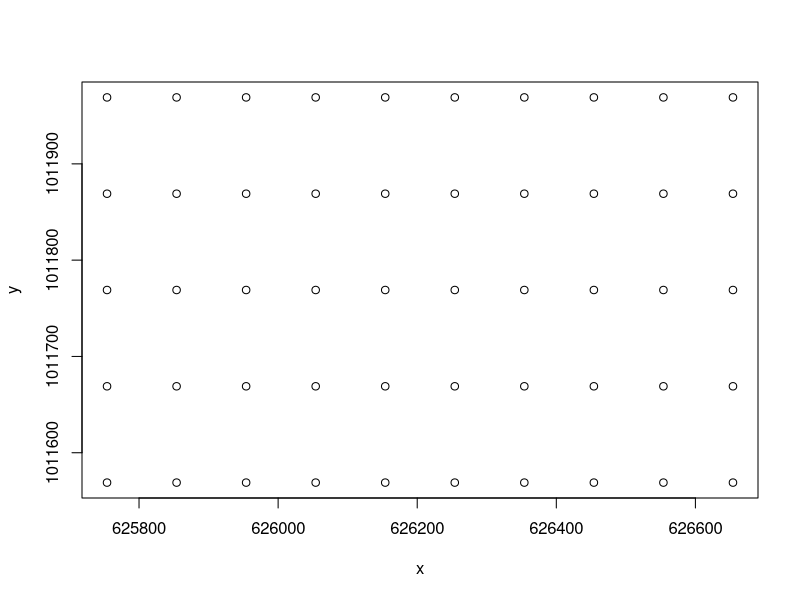
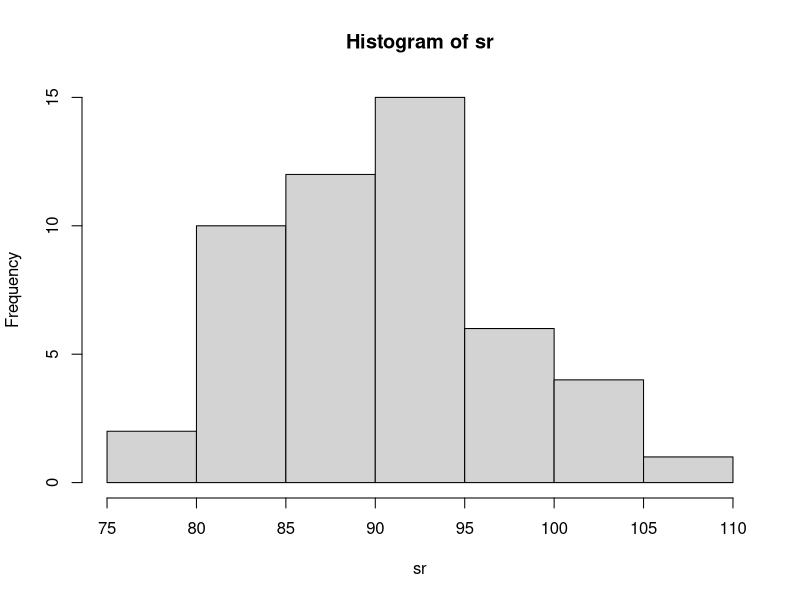
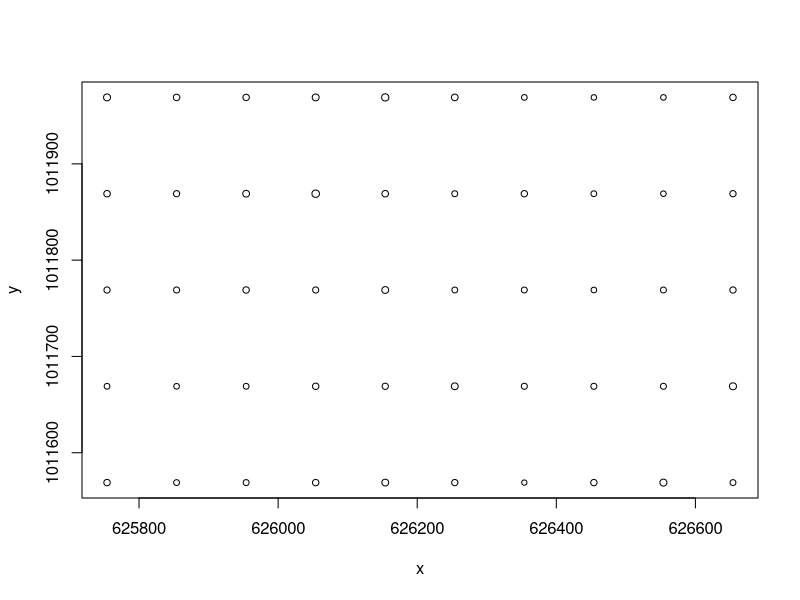
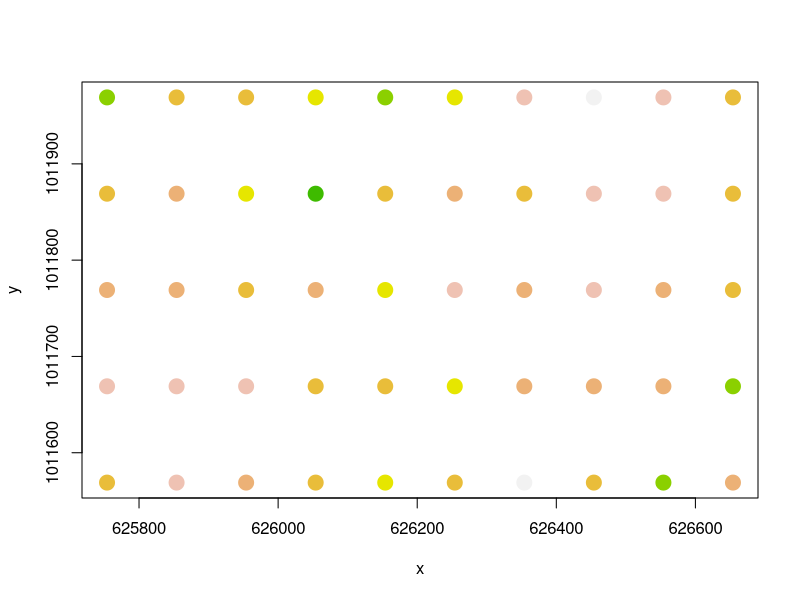
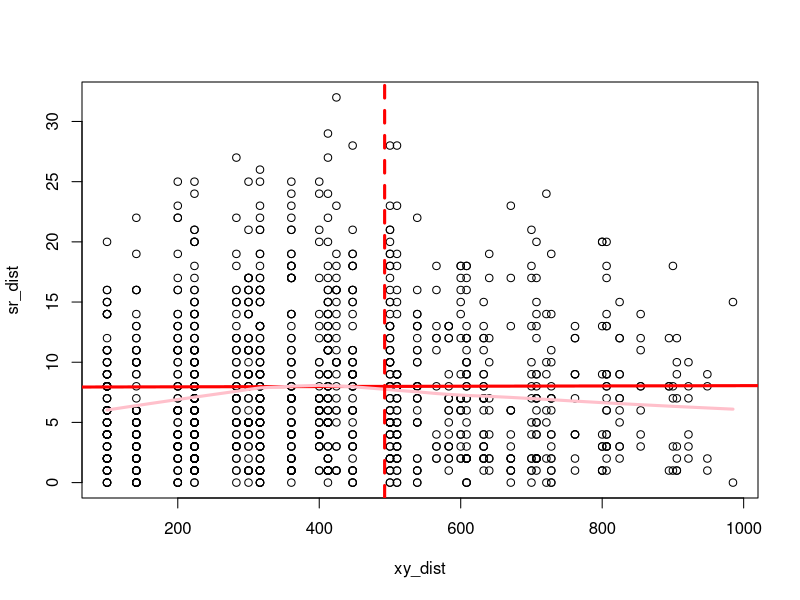
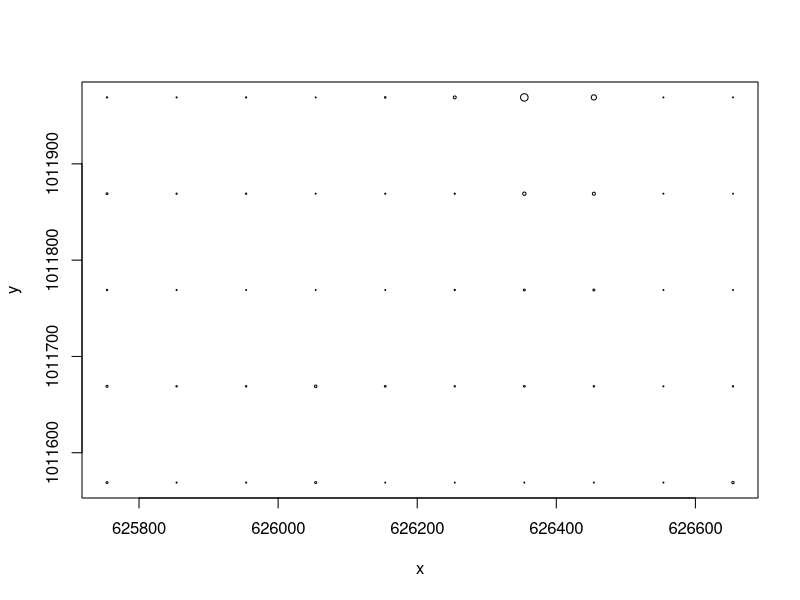
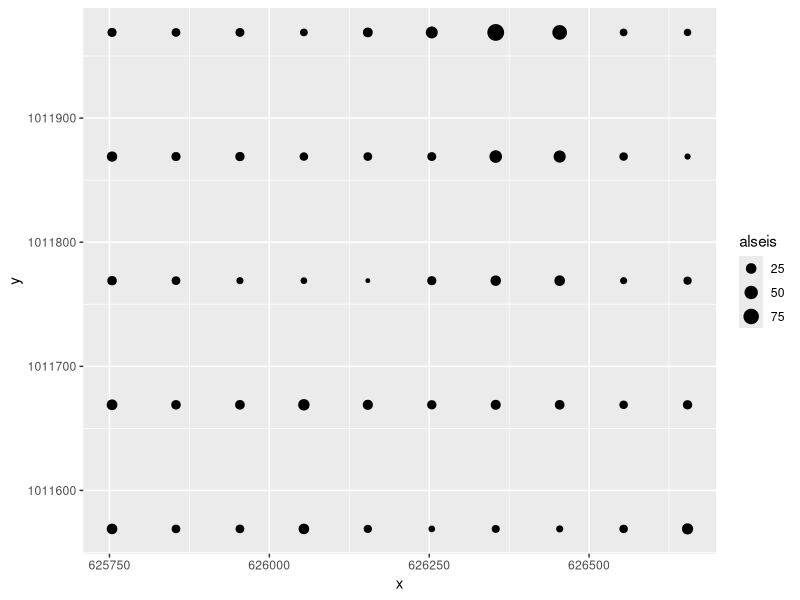
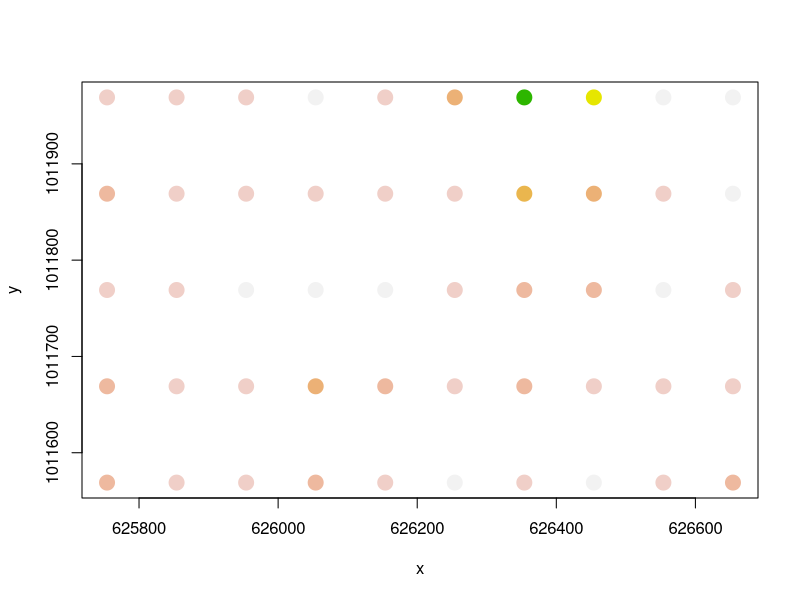

Reproduce these figures in R, in order. (Note: this script raises an error after producing the figures.)
## ---- chunk 1
library(vegan)
library(lattice)
data(BCI)
?BCI
## UTM Coordinates (in metres)
BCI_xy = data.frame(x = rep(seq(625754, 626654, by=100), each=5), 
                    y = rep(seq(1011569,  1011969, by=100), len=50))
plot(BCI_xy)
## ---- chunk 2
sr = apply(BCI, 1, function(x) sum(x > 0))
hist(sr)
## ---- chunk 3
plot(BCI_xy, cex = sr/max(sr))
## ---- chunk 4
col_brks = hist(sr, plot=F)$breaks
col_indices = as.numeric(cut(sr, col_brks))
cols = rev(terrain.colors(length(col_brks)))
plot(BCI_xy, cex=2, pch=19, col=cols[col_indices])
## ---- chunk 5
# calculate Euclidean distance between richness and spatial coordinates
sr_dist = dist(sr)
xy_dist = dist(BCI_xy)
## ---- chunk 6
max_dist = max(xy_dist) / 2

# plot result
plot(xy_dist, sr_dist)
abline(lm(sr_dist ~ xy_dist), lwd=3, col='red')
lines(lowess(xy_dist, sr_dist), lwd=3, col='pink')
abline(v = max_dist, col='red', lwd=3, lty=2)
## ---- chunk 7
# compute correlation
obs_cor = cor(xy_dist, sr_dist)
obs_cor
## ---- chunk 8
# carry out a permutation test for significance:
nperm = 1000
null_cor = obs_cor
for (i in 2:nperm) {
    # shuffle the rows of the spatial coordinates
    tmp_xy = BCI_xy[sample(nrow(BCI_xy)), ]
    # correlation between the shuffled spatial coordinates and sr_dist
    null_cor[i] = cor(dist(tmp_xy), sr_dist)
}
# compute the p-value
sum(null_cor >= obs_cor) / nperm 
## ---- chunk 9
# carry out the same analysis
sr_mantel = mantel(xy_dist, sr_dist)
sr_mantel
## ---- chunk 10
alseis = BCI[,"Alseis.blackiana"]
alseis
## ---- chunk 11
plot(BCI_xy, cex = alseis/max(alseis))
## ---- chunk 12
##ggplot solution
library(ggplot2)
ggplot(BCI_xy, aes(x=x, y=y, size=alseis)) + geom_point() + scale_size_continuous(range = c(1,5))
## ---- chunk 13
col_brks = hist(alseis, plot=F)$breaks
col_indices = as.numeric(cut(alseis, col_brks))
cols = rev(terrain.colors(length(col_brks)))
plot(BCI_xy, cex=2, pch=19, col=cols[col_indices])
## ---- chunk 14
# calculate Euclidean distance between abundance and spatial coordinates
ab_dist = dist(alseis)
xy_dist = dist(BCI_xy)
max_dist = max(xy_dist) / 2
## ---- chunk 15
plot(xy_dist, ab_dist)
abline(lm(ab_dist ~ xy_dist), lwd=3, col='red')
lines(lowess(xy_dist, ab_dist), lwd=3, col='pink')
abline(v = max_dist, col='red', lwd=3, lty=2)
## ---- chunk 16
# compute correlation
obs_cor = cor(xy_dist, ab_dist)
obs_cor
## ---- chunk 17
# carry out a permutation test for significance:
nperm = 1000
null_cor = obs_cor
for (i in 2:nperm) {
    # shuffle the rows of the spatial coordinates
    tmp_xy = BCI_xy[sample(nrow(BCI_xy)), ]
    # correlation between the shuffled spatial coordinates and ab_dist
    null_cor[i] = cor(dist(tmp_xy), ab_dist)
}
# compute the p-value
sum(null_cor >= obs_cor) / nperm 
## ---- chunk 18
ab_mantel = mantel(xy_dist, ab_dist)
ab_mantel
## ---- chunk 19
##examine community
## compute bray curtis distance for the community matrix
comm_dist = vegdist(BCI)
plot(xy_dist, comm_dist)
abline(lm(comm_dist ~ xy_dist), lwd=3, col='red')
lines(lowess(xy_dist, comm_dist), lwd=3, col='pink')
lines(lowess(xy_dist, comm_dist, f=0.1), lwd=3, col='blue')

abline(v = max_dist, col='red', lwd=3, lty=2)
## ---- chunk 20
comm_mantel = mantel(xy_dist, comm_dist)
comm_mantel
## ---- chunk 21
ab_corlog = mantel.correlog(ab_dist, xy_dist)
comm_corlog = mantel.correlog(comm_dist, xy_dist)
ab_corlog
comm_corlog
##no significance in the abundance of Alseis but there is significant in the community structure (non linear)
## ---- chunk 22
par(mfrow=c(1,2))
plot(ab_corlog)
mtext(side=3, 'Species Abundance')
abline(v = max_dist, col='red', lwd=3, lty=2)
plot(comm_corlog)
mtext(side=3, 'Community Composition')
abline(v = max_dist, col='red', lwd=3, lty=2)
## ---- chunk 23
andira = BCI[,"Andira.inermis"]
andira
## ---- chunk 24
plot(BCI_xy, cex = andira/max(andira))
## ---- chunk 25
##ggplot
ggplot(BCI_xy, aes(x=x, y=y, size=andira)) + geom_point() + scale_size_continuous(range = c(1,5))
## ---- chunk 26
col_brks = hist(andira, plot=F)$breaks
col_indices = as.numeric(cut(andira, col_brks))
cols = rev(terrain.colors(length(col_brks)))
plot(BCI_xy, cex=2, pch=19, col=cols[col_indices])
## ---- chunk 27
andira_dist = dist(andira)
xy_dist = dist(BCI_xy)
max_dist = max(xy_dist) / 2
## ---- chunk 28
plot(xy_dist, andira_dist)
abline(lm(andira_dist ~ xy_dist), lwd=3, col='red')
lines(lowess(xy_dist, andira_dist), lwd=3, col='pink')
abline(v = max_dist, col='red', lwd=3, lty=2)
## ---- chunk 29
andira_mantel = mantel(xy_dist, andira_dist)
andira_mantel
## ---- chunk 30
andira_corlog = mantel.correlog(andira_dist, xy_dist)
andira_corlog
## ---- chunk 31
par(mfrow=c(1,2))
plot(andira_corlog)
mtext(side=3, 'Species Abundance')
abline(v = max_dist, col='red', lwd=3, lty=2)
## ---- chunk 32
sp_ids = c("Cordia.lasiocalyx", "Hirtella.triandra",
           "Picramnia.latifolia", "Quassia.amara",
           "Tabernaemontana.arborea", "Trattinnickia.aspera", 
           "Xylopia.macrantha")
BCI_ids = cbind("Drypetes.standleyi", "Cordia.lasiocalyx", "Hirtella.triandra",
           "Picramnia.latifolia", "Quassia.amara",
           "Tabernaemontana.arborea", "Trattinnickia.aspera", 
           "Xylopia.macrantha")
## ---- chunk 33
sp_a <- apply(BCI_ids, 1, function(x) sum(x > 0))
sp_data = data.frame(sp_a, BCI, BCI_xy)
BCI_sub = subset(sp_data, select = BCI_ids)
## ---- chunk 34
library(nlme)
sp_lm = gls(Drypetes.standleyi ~ Hirtella.triandra, data=BCI_sub)
plot(Variogram(sp_lm, form= ~ x + y))
## ---- chunk 35
res = residuals(sp_lm)
plot(dist(sp_data[, c('x', 'y')]), dist(res))
lines(lowess(dist(sp_data[, c('x', 'y')]), dist(res)), col='red', lwd=2)
abline(v = max_dist, col='red', lwd=3, lty=2)
## ---- chunk 36
sp_exp = update(sp_lm, corr=corExp(form=~x + y))
plot(Variogram(sp_exp, maxDist = max_dist))
## ---- chunk 37
plot(Variogram(sp_exp, resType='normalized', maxDist = max_dist))
## ---- chunk 38
sp_exp_nug = update(sp_exp, corr=corExp(form=~x + y, nugget=T))
plot(Variogram(sp_exp_nug, maxDist = max_dist))
## ---- chunk 39
sp_rat_nug = update(sp_lm, corr=corRatio(form=~x + y, nugget=T))
plot(Variogram(sp_rat_nug, maxDist = max_dist))
plot(Variogram(sp_rat_nug, resType='n', maxDist = max_dist))
## ---- chunk 40
col_brks = hist(residuals(sp_rat_nug), plot=F)$breaks
col_indices = as.numeric(cut(residuals(sp_rat_nug), col_brks))
cols = rev(terrain.colors(length(col_brks)))
plot(BCI_xy, cex=2, pch=19, col=cols[col_indices])
## ---- chunk 41
anova(sp_lm, sp_exp, sp_exp_nug, sp_rat_nug, test=F)
summary(sp_lm)
summary(sp_exp)
summary(sp_exp_nug)
summary(sp_rat_nug)
## ---- chunk 42
sp_all_lm = gls(Drypetes.standleyi ~ Cordia.lasiocalyx + Hirtella.triandra + Picramnia.latifolia + Quassia.amara + Tabernaemontana.arborea + Trattinnickia.aspera + Xylopia.macrantha , data=sp_data)
plot(Variogram(sp_all_lm, form= ~ x + y))
## ---- chunk 43
res = residuals(sp_all_lm)
plot(dist(sp_data[, c('x', 'y')]), dist(res))
lines(lowess(dist(sp_data[, c('x', 'y')]), dist(res)), col='red', lwd=2)
abline(v = max_dist, col='red', lwd=3, lty=2)
## ---- chunk 44
sp_all_exp = update(sp_all_lm, corr=corExp(form=~x + y))
plot(Variogram(sp_all_exp, maxDist = max_dist))
## ---- chunk 45
plot(Variogram(sp_all_exp, resType='normalized', maxDist = max_dist))
## ---- chunk 46
sp_all_exp_nug = update(sp_all_exp, corr=corExp(form=~x + y, nugget=T))
plot(Variogram(sp_all_exp_nug, maxDist = max_dist))
## ---- chunk 47
sp_all_rat_nug = update(sp_all_lm, corr=corRatio(form=~x + y, nugget=T))
plot(Variogram(sp_all_rat_nug, maxDist = max_dist))
plot(Variogram(sp_all_rat_nug, resType='n', maxDist = max_dist))
## ---- chunk 48
col_brks = hist(residuals(sp_all_rat_nug), plot=F)$breaks
col_indices = as.numeric(cut(residuals(sp_all_rat_nug), col_brks))
cols = rev(terrain.colors(length(col_brks)))
plot(BCI_xy, cex=2, pch=19, col=cols[col_indices])
## ---- chunk 49
col_brks = hist(residuals(sp_all_exp_nug), plot=F)$breaks
col_indices = as.numeric(cut(residuals(sp_all_exp_nug), col_brks))
cols = rev(terrain.colors(length(col_brks)))
plot(BCI_xy, cex=2, pch=19, col=cols[col_indices])
## ---- chunk 50
anova(sp_all_lm, sp_all_exp, sp_all_exp_nug, sp_all_rat_nug, test=F)
summary(sp_all_lm)
summary(sp_all_exp)
summary(sp_all_exp_nug)
summary(sp_all_rat_nug)
